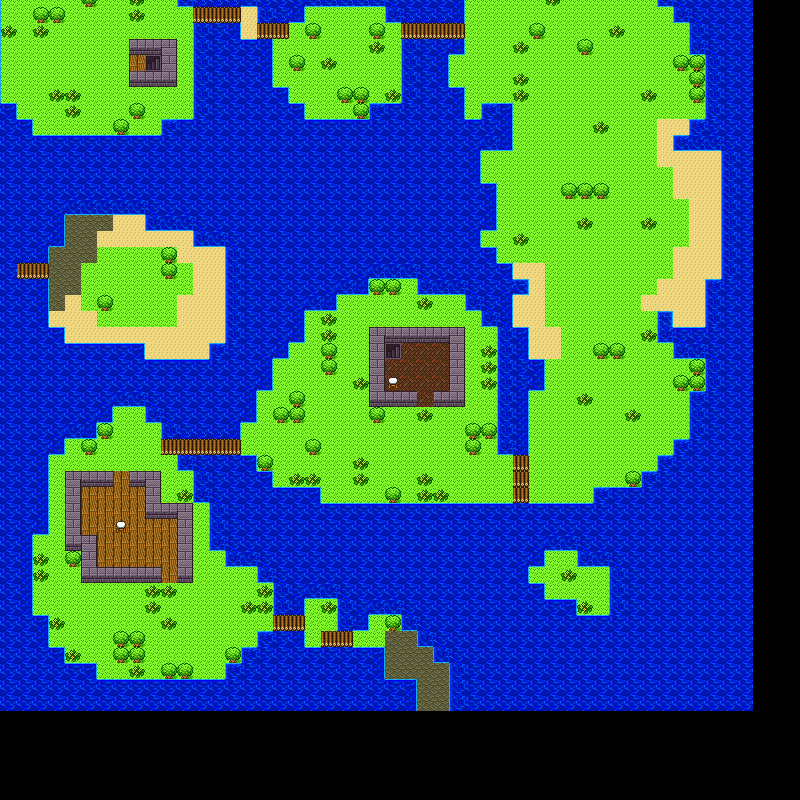

A level layout from a 2D game, rendered from its tile map. Below: a short description, then the map file with tile-grid data replaced by summaries:
An orthogonal 50x50 tile map with 16x16 px tiles, 2 tile layers (Map, Walls), 1 hidden layer not drawn, 2 tilesets and 26 objects (18x Pot, 3x Equip, 3x Sign, Spawn, Dungeon).

<map version="1.0" tiledversion="2018.01.01" orientation="orthogonal" renderorder="right-down" width="50" height="50" tilewidth="16" tileheight="16" infinite="0" nextobjectid="36">
 <tileset firstgid="1" source="Tileset/TilesetDQ.tsx" />
 <tileset firstgid="89" source="Tileset/Walls.tsx" />
 <layer name="Map" width="50" height="50" offsetx="-47" offsety="-89">
  <data>[2500 cells, 2500 non-empty, 20 distinct tile ids]</data>
 </layer>
 <layer name="Walls" width="50" height="50" offsetx="-47" offsety="-89">
  <data>[2500 cells, 104 non-empty, 12 distinct tile ids]</data>
 </layer>
 <objectgroup name="Objects" offsetx="-47" offsety="-89">
  <object id="1" name="Spawn" x="200" y="152">
   <point />
  </object>
  <object id="4" name="P_Spawn_Island_1" type="Pot" x="176" y="208" width="16" height="16" />
  <object id="5" name="P_Remote_Island_1" type="Pot" x="160" y="336" width="16" height="16" />
  <object id="6" name="P_Remote_Island_2" type="Pot" x="144" y="352" width="16" height="16" />
  <object id="7" name="P_Remote_Island_3" type="Pot" x="160" y="352" width="16" height="16" />
  <object id="8" name="P_Remote_Island_4" type="Pot" x="176" y="368" width="16" height="16" />
  <object id="9" name="P_Remote_Island_5" type="Pot" x="176" y="400" width="16" height="16" />
  <object id="10" name="P_Remote_Island_6" type="Pot" x="208" y="400" width="16" height="16" />
  <object id="11" name="P_Dungeon_Island_1" type="Pot" x="512" y="400" width="16" height="16" />
  <object id="12" name="P_Dungeon_Island_2" type="Pot" x="480" y="432" width="16" height="16" />
  <object id="13" name="E_Dungeon_Island_1" type="Equip" x="480" y="464" width="16" height="16" />
  <object id="14" name="S_Dungeon_Island_1" type="Sign" x="480" y="496" width="16" height="16" />
  <object id="15" name="E_Small_Island_1" type="Equip" x="624" y="672" width="16" height="16" />
  <object id="16" name="P_Inn_Island_4" type="Pot" x="352" y="688" width="16" height="16" />
  <object id="17" name="P_Inn_Island_2" type="Pot" x="208" y="608" width="16" height="16" />
  <object id="18" name="P_Inn_Island_3" type="Pot" x="208" y="624" width="16" height="16" />
  <object id="19" name="P_Inn_Island_1" type="Pot" x="128" y="576" width="16" height="16" />
  <object id="20" name="S_Inn_Island_1" type="Sign" x="176" y="576" width="16" height="16" />
  <object id="21" name="E_Inn_Island_1" type="Equip" x="144" y="640" width="16" height="16" />
  <object id="22" name="S_Inn_Island_2" type="Sign" x="192" y="672" width="16" height="16" />
  <object id="24" name="D_Dungeon_Island_1" type="Dungeon" x="432" y="432" width="16" height="16">
   <properties>
    <property name="Warp" value="Dungeon1" />
   </properties>
  </object>
  <object id="27" name="P_Long_Island_1" type="Pot" x="704" y="96" width="16" height="16" />
  <object id="28" name="P_Long_Island_2" type="Pot" x="512" y="192" width="16" height="16" />
  <object id="29" name="P_Long_Island_3" type="Pot" x="688" y="256" width="16" height="16" />
  <object id="31" name="P_Long_Island_4" type="Pot" x="720" y="480" width="16" height="16" />
  <object id="33" name="P_Long_Island_5" type="Pot" x="576" y="496" width="16" height="16" />
 </objectgroup>
 <layer name="Items" width="50" height="50" visible="0" offsetx="-47" offsety="-89">
  <data>[2500 cells, 24 non-empty, 3 distinct tile ids]</data>
 </layer>
</map>